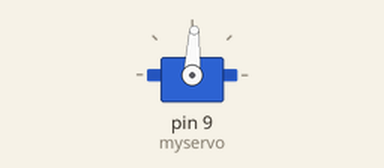
Recording of a sketch running on a simulated Arduino Uno, built with avr-gcc and run on an emulated ATmega328P. Parts: servo.

Above: at 0.05 s.
At 1.1 s:
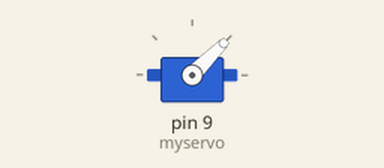
At 2.15 s:
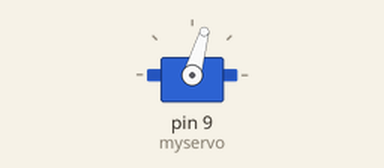
At 4.7 s:
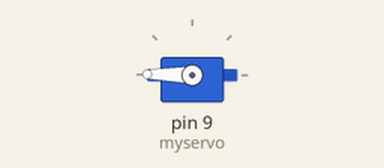
Timing chart, 0 to 6.1 s (numbered marks = the images above):
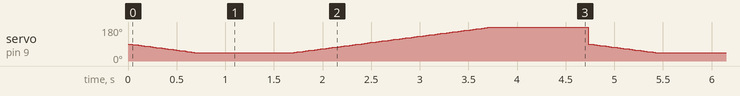

The sketch:

ServorRC.ino
```cpp
#include <Servo.h>
Servo myservo;

int pos = 0;

void setup() {
    myservo.attach(9);
}

void loop() {
     myservo.write(90);
    for(pos = 90; pos >= 45; pos -= 1){

        myservo.write(pos);
        delay(15);
    }
    delay(1000);

    for(pos = 45; pos < 180; pos+= 1) {
        myservo.write(pos);
        delay(15);
    }
    delay(1000);
}
```
